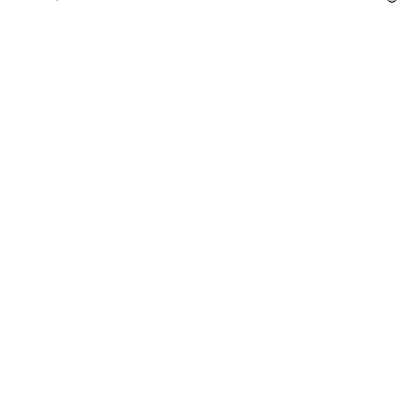
Frame 1 (no input)
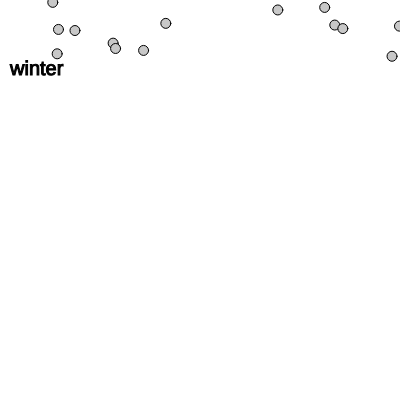
Frame 60 (no input)
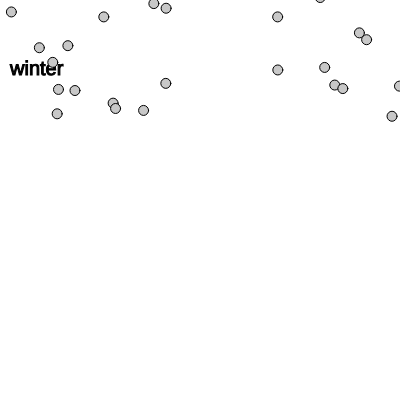
Frame 120 (the mouse pressed at the canvas centre since frame 60)

The p5.js sketch that drew these frames (run headless with seeded random() and noise() and a simulated clock; from frame 60 on, the mouse is pressed at the canvas centre):

// p5.js sketch
// ── sketch.js
var seasons;
var seasonType = "";


var snowLocationX = [];
var snowLocationY = [];
var snowAmount = 100;


function setup() {
  // put setup code here
  createCanvas(400,400);

  seasons = createSelect();
  seasons.position(10.10);
  seasons.option("");
  seasons.option("spring");
  seasons.option("summer");
  seasons.option("fall");
  seasons.option("winter");
  seasons.changed(function(){
    seasonType = seasons.value
  });

  for(var x = 0; x<100; x++){
    console.log(x);
  }

  for(var i = 0; i<snowAmount; i++){
    snowLocationX[i] = random(0,width);
    snowLocationY[i] = random(0,-500);
    //these are 2 arrays with 10 random numbers in them
    //random tells program to pick random set values
  }


}

function draw() {
  // put drawing code here
  background (255);
  fill ("black");
  stroke(0);
  textSize (20);
  text(seasonType, 10, 75);

  seasonType = "winter";
  //once program cycles will start at the season
  //can use this function temporarily or leave out to start at blank


//create blocks of art
if(seasonType == "spring"){
//first draw center of our flower
  line(width/2,height/2,width/2,300);
  fill("white");
  //ellipse(width/2,height/2 -20, 10,20);
  // i++ is the same as i = i + 1;

for(var i = 0; i < 24; i++){
  //runs code in here, will run # of times listed in var i times
  //in this case it will run 24 times (this makes the petals)
  push();
  translate(width/2,height/2);
  rotate(i + 30);
  ellipse(0, 10, 10, 20);
  pop();
}


fill("yellow")
  ellipse(width/2,height/2,20,20);
}else if(seasonType == "winter"){
  for(var i = 0; i < snowAmount; i++){
    fill(200);
    ellipse(snowLocationX[i], snowLocationY[i], 10,10);
    snowLocationY[i] = snowLocationY[i] + 1;
    if(snowLocationY[i] > height){
      snowLocationY[i] = random(0,-500); //keep snow from falling out of view
      snowLocationX[i] = random(0 , width);
    }
  }
}
}
